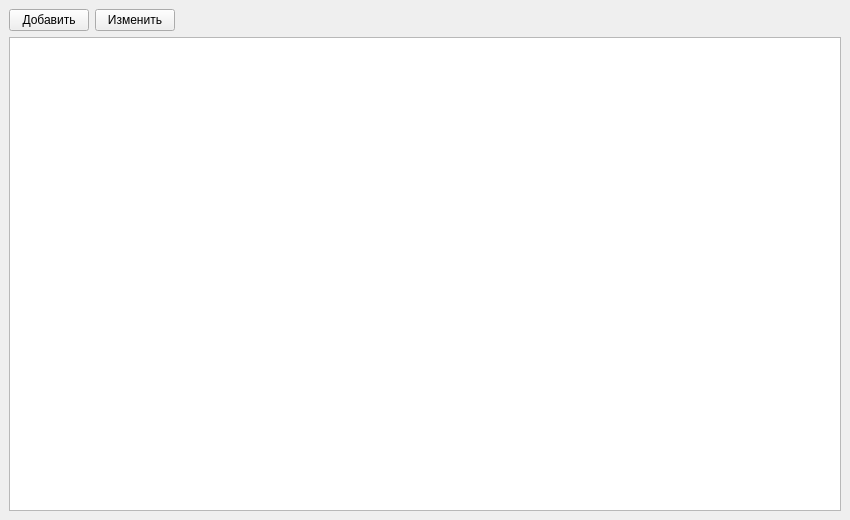
<?xml version="1.0" encoding="UTF-8"?>
<ui version="4.0">
 <class>MainWindow</class>
 <widget class="QMainWindow" name="MainWindow">
  <property name="geometry">
   <rect>
    <x>0</x>
    <y>0</y>
    <width>850</width>
    <height>520</height>
   </rect>
  </property>
  <property name="windowTitle">
   <string>Капучино — Информация о кофе</string>
  </property>
  <widget class="QWidget" name="centralwidget">
   <layout class="QVBoxLayout" name="verticalLayout">
    <item>
     <layout class="QHBoxLayout" name="horizontalLayout">
      <item>
       <widget class="QPushButton" name="addButton">
        <property name="text">
         <string>Добавить</string>
        </property>
       </widget>
      </item>
      <item>
       <widget class="QPushButton" name="editButton">
        <property name="text">
         <string>Изменить</string>
        </property>
       </widget>
      </item>
      <item>
       <spacer name="horizontalSpacer">
        <property name="orientation">
         <enum>Qt::Orientation::Horizontal</enum>
        </property>
        <property name="sizeHint" stdset="0">
         <size>
          <width>40</width>
          <height>20</height>
         </size>
        </property>
       </spacer>
      </item>
     </layout>
    </item>
    <item>
     <widget class="QTableWidget" name="tableWidget"/>
    </item>
   </layout>
  </widget>
 </widget>
 <resources/>
 <connections/>
</ui>
